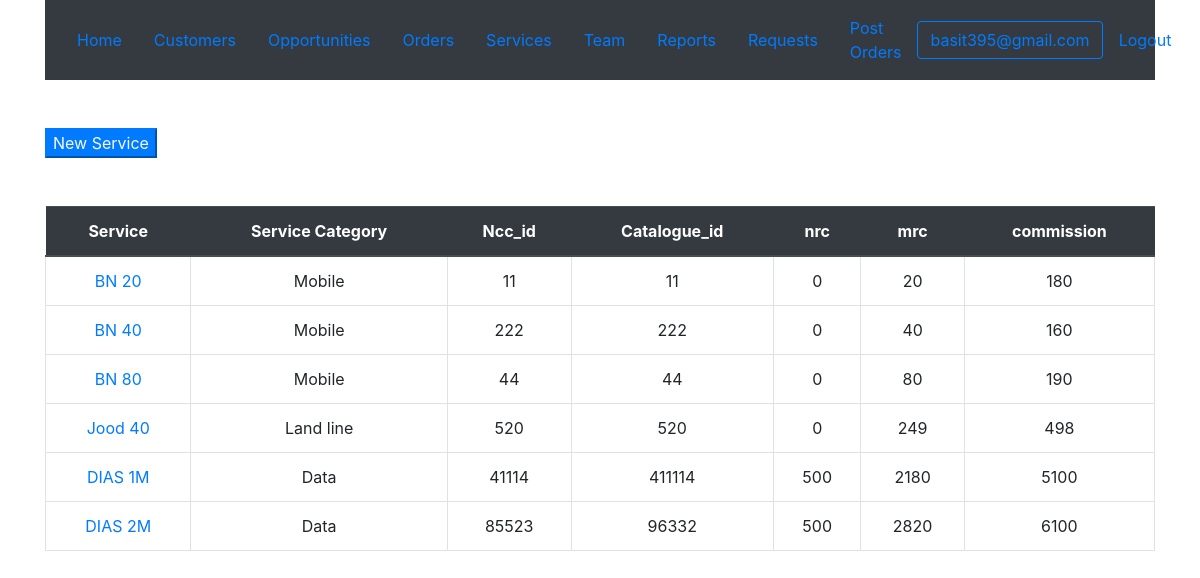
The app's page /crmapp/service/ (signed in) with its own data.
### crmapp/models.py (models this page shows, shortened)
class service(models.Model):
    servicename = models.CharField("Service",max_length=100,null=True)
    servicecategory = models.ForeignKey(servicecategory,blank=True,on_delete=models.CASCADE,related_name='category_services',verbose_name ='Service Category')
    ncc_id = models.IntegerField(unique=True)
    catalogue_id = models.IntegerField(unique=True)
    nrc = models.IntegerField()
    mrc = models.IntegerField()
    commission = models.IntegerField()

class servicecategory(models.Model):
    servicecategoryname = models.CharField("Service Category",max_length=100,null=True)
    class Meta:
        verbose_name ='Service Category'
        verbose_name_plural ='Service Categorys'
    def __str__(self):
        return self.servicecategoryname

### crmapp/views.py (the view)
# urls.py: path('service/', views.servicelist, name='servicelist'),
@login_required
def servicelist(request):
    servicelist = service.objects.all().order_by('servicecategory')
    context = {'servicelist':servicelist}
    return render(request, 'crmapp/servicelist.html',context)

### crmapp/templates/crmapp/servicelist.html
{% extends 'crmapp/base.html' %}
{% block content %}
<div class="container mt-5">
<button  class="btn-primary text-light"><a class="text-light "href="{% url 'servicenew' %}">New Service</a></button>
{% if servicelist %}
<table class="table mt-5">
    <thead class="thead-dark">
  <tr>
    <th class="text-center">Service</th>
    <th class="text-center">Service Category</th>
    <th class="text-center">Ncc_id</th>
    <th class="text-center">Catalogue_id</th>
    <th class="text-center">nrc</th>
    <th class="text-center">mrc</th>
    <th class="text-center">commission</th>
  </tr>
  {% for service in servicelist %}
  <tr>
    <td class="border text-center"><a href="{% url 'servicedetail' pk=service.id %}">{{service.servicename}}</a></td>
    <td class="border text-center">{{service.servicecategory}}</td>
    <td class="border text-center">{{service.ncc_id}}</td>
    <td class="border text-center">{{service.catalogue_id}}</td>
    <td class="border text-center">{{service.nrc}}</td>
    <td class="border text-center">{{service.mrc}}</td>
    <td class="border text-center">{{service.commission}}</td>
  </tr>
  {% endfor %}
</table>
{% endif %}
</div>
  {% endblock %}

### crmapp/templates/crmapp/base.html (shortened to what this page needs)
<!DOCTYPE html>
<html lang="en" dir="ltr">
  <head>
<link rel="stylesheet" href="https://stackpath.bootstrapcdn.com/bootstrap/4.5.0/css/bootstrap.min.css">
</head>
  <body>
  <div class="container">
  <nav class="navbar navbar-expand-lg navbar-light bg-dark">
    <a class="nav-link" href="{% url 'home' %}">Home<span class="sr-only">(current)</span></a>
    <a class="nav-link" href="{% url 'customerslist' %}"> Customers <span class="sr-only">(current)</span></a>
    <a class="nav-link" href="{% url 'opportunitylist' %}"> Opportunities <span class="sr-only">(current)</span></a>
    <a class="nav-link" href="{% url 'order' %}">Orders<span class="sr-only">(current)</span></a>
    <a class="nav-link" href="{% url 'servicelist' %}">Services<span class="sr-only">(current)</span></a>
    <a class="nav-link" href="{% url 'stafflist' %}">Team <span class="sr-only">(current)</span></a>
    <a class="nav-link" href="">Reports<span class="sr-only">(current)</span></a>
    <a class="nav-link" href="{% url 'suggestion' %}">Requests<span class="sr-only">(current)</span></a>
    <a class="nav-link" href="{% url 'orderpost' %}">Post Orders<span class="sr-only">(current)</span></a>
    {% if user.username %}
    <button  class="btn btn-outline-primary">{{user.username}}</a></button>
    <a class="nav-link" href="{% url 'logout' %}">Logout<span class="sr-only">(current)</span></a>
    {% else %}
    <a class="nav-link" href="{% url 'login' %}">Login<span class="sr-only">(current)</span></a>
    {% endif %}
  </nav>
</div>
{% block content %}
  {% endblock %}
  </body>
</html>

### records on screen
service: servicename "BN 20", servicecategory "Mobile", ncc_id "11", catalogue_id "11", nrc "0", mrc "20", commission "180"
service: servicename "BN 40", servicecategory "Mobile", ncc_id "222", catalogue_id "222", nrc "0", mrc "40", commission "160"
service: servicename "BN 80", servicecategory "Mobile", ncc_id "44", catalogue_id "44", nrc "0", mrc "80", commission "190"
service: servicename "Jood 40", servicecategory "Land line", ncc_id "520", catalogue_id "520", nrc "0", mrc "249", commission "498"
service: servicename "DIAS 1M", servicecategory "Data", ncc_id "41114", catalogue_id "411114", nrc "500", mrc "2180", commission "5100"
service: servicename "DIAS 2M", servicecategory "Data", ncc_id "85523", catalogue_id "96332", nrc "500", mrc "2820", commission "6100"

### other values on screen
{{ user.username }} "basit395@gmail.com"
